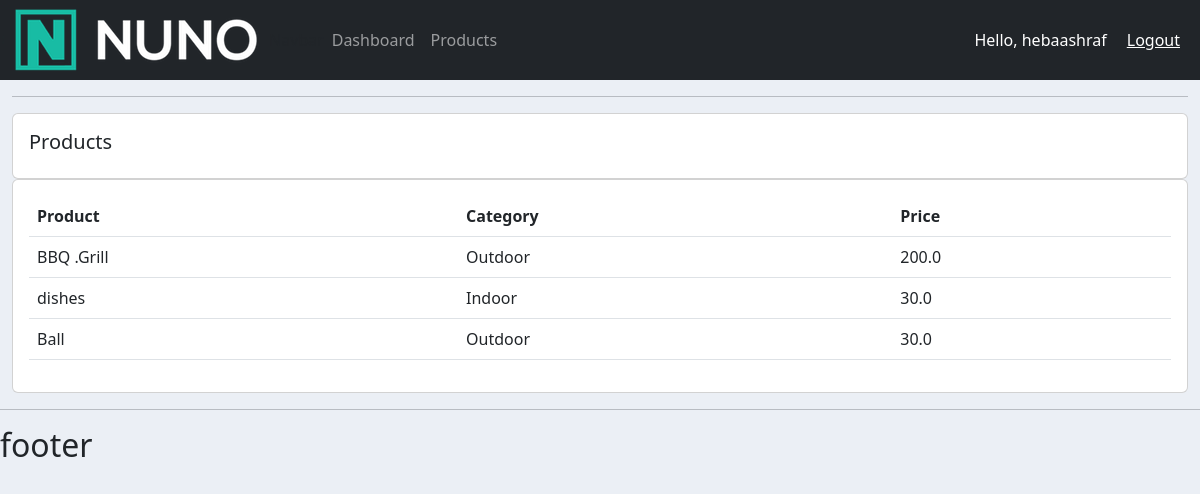
/product/ (signed in), run on the app's committed database.
### accounts/models.py (models this page shows, shortened)
class Product(models.Model):
    CATEGORY =(
        ('Indoor','Indoor'),
        ('Outdoor','Outdoor'),
    )
    name = models.CharField(max_length=200, null= True)
    price = models.FloatField(null= True)
    category = models.CharField(max_length=200, null= True, choices=CATEGORY)
    descreption = models.CharField(max_length=200, null= True, blank= True)
    date_created = models.DateTimeField(auto_now_add= True, null= True)
    tags = models.ManyToManyField(Tag)

### accounts/decorators.py (the view)
        def wrapper_func(request, *args, **kwargs):
            group = None
            if request.user.groups.exists():
                group = request.user.groups.all()[0].name
            if group in allowed_roles:
             return view_func(request, *args, **kwargs)
            else:
             return HttpResponse('you are not allow to show this page')

### accounts/views.py (called while the page is built)
@login_required(login_url='login')
@allowed_user(allowed_roles=['admin'])
def product(request):
    products = Product.objects.all()
    context = {
        'products': products
    }
    return render(request, 'accounts/product.html', context)

### accounts/templates/accounts/product.html
{% extends 'accounts/main.html' %}
{% block content %}
<div class ='row'>
    <div class ='col-md'>
        <div class='card card-body'>
            <h5> Products </h5>
        </div>
        <div class= 'card card-body'>
            <table class ='table'>
                <tr>
                    <th>Product</th>
                    <th> Category </th>
                    <th> Price </th>
                </tr>
                {% for i in products %}
                <tr>
                    <td> {{i.name}} </td>
                    <td> {{i.category}} </td>
                    <td> {{i.price}} </td>
                </tr>
                {% endfor %}
            </table>
        </div>
    </div>
</div>
{% endblock content %}

### accounts/templates/accounts/navbar.html (shortened to what this page needs)
{% load static %}
<nav class="navbar navbar-expand-lg navbar-dark bg-dark">
    <img src="{% static 'images/nuno.png' %}">Navbar</img>
    <div class="collapse navbar-collapse" id="navbarNav">
      <ul class="navbar-nav">
        {% if request.user.is_staff %}
        <li class="nav-item active">
          <a class="nav-link" href="{% url 'home' %}">Dashboard </a>
        </li>
        <li class="nav-item">
          <a class="nav-link" href="{% url 'product' %}">Products </a>
        </li>
        {% else %}
        <li class="nav-item">
          <a class="nav-link" href="{% url 'account' %}"> Settings </a>
        </li>
        {% endif %}
      </ul>
    </div>
    <span class ='hello-msg'>Hello, {{request.user}}</span>
    <span><a class='hello-msg' href='{% url 'logout' %}'>Logout</a></span>
  </nav>

### static/css/main.css (style rules this page uses)
body { background-color: #ebeff5; }

### accounts/templates/accounts/navbar.html (style rules this page uses)
.hello-msg { font-size: 18; color: #fff; margin-right: 20px; }

### data on the page
Product: name "BBQ .Grill", category "Outdoor", price "200.0"
Product: name "dishes", category "Indoor", price "30.0"
Product: name "Ball", category "Outdoor", price "30.0"

### other printed values
{{ request.user }} "hebaashraf"
